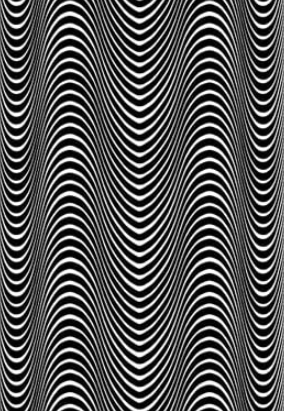
%> input picture Project1/Wavy 1.png, 284 x 411 px
$ octave DIP_MiniProject_Problem2.m   (GNU Octave 9; MATLAB toolbox functions it lacks are replaced by stand-ins)
%> lines starting %> are read from the running program, lines starting %| are printed output that depends on the picture
%Aly and Anshuman
clc;
clear;
close all;

%%%WAVY 1

I = imread("Wavy 1.png");
%> I is the input picture: size 411x284x3 uint8; mean R, G, B 84.1, 84.1, 84.1

figure(1)
subplot(2,3,1),imshow(I);
title("Wavy 1 Original");

f2 = 1/2;
f4 = 1/4;
J = imresize(I,f2);
K = imresize(I,f4);

subplot(2,3,2),imshow(J);
title("Subsampled by 2")
subplot(2,3,3),imshow(K);
title("Subsampled by 4")

%Blockproc function to average 2x2 blocks
fun = @(block_struct) mean(block_struct.data(:),"all");

B = blockproc(I,[2 2],fun);
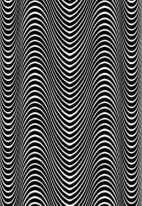
%> B: size 206x142 double; min 0, max 255, mean 84.1
B = uint8(B);
%> B: size 206x142 uint8
subplot(2,3,4),imshow(B)
title("Averaged")

L = imresize(B,f2);
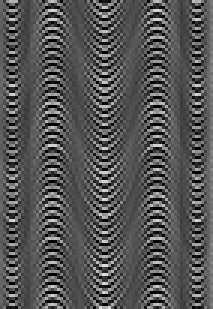
%> L: size 103x71 uint8 (shown 3 times larger); min 0, max 224, mean 84.4
L = uint8(L);
subplot(2,3,5),imshow(L)
title("First Subsample")

K = imresize(L,f2);
%> K: size 52x36 uint8
K = uint8(K);
subplot(2,3,6),imshow(K)
title("Second Subsample")
%montage({I,J,K,B,L,K},"Size",[2 3]);


%%%%WAVY 2
I = imread("Wavy 2.png");
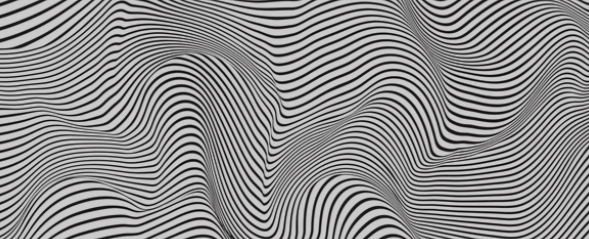
%> input picture Project1/Wavy 2.png, 589 x 239 px
%> I is the input picture: size 239x589x3 uint8; mean R, G, B 141.3, 140.4, 140.7

figure(2)
subplot(2,3,1),imshow(I);
title("Wavy 2 Original");

f2 = 1/2;
f4 = 1/4;
J = imresize(I,f2);
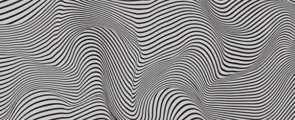
%> J: size 120x295x3 uint8; mean R, G, B 141.3, 140.4, 140.7
K = imresize(I,f4);
%> K: size 60x148x3 uint8

subplot(2,3,2),imshow(J);
title("Subsampled by 2")
subplot(2,3,3),imshow(K);
title("Subsampled by 4")

%Blockproc function to average 2x2 blocks
fun = @(block_struct) mean(block_struct.data(:),"all");

B = blockproc(I,[2 2],fun);
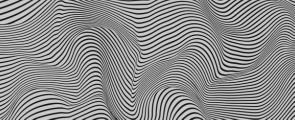
%> B: size 120x295 double; min 16.42, max 204, mean 140.8
B = uint8(B);
%> B: size 120x295 uint8
subplot(2,3,4),imshow(B)
title("Averaged")

L = imresize(B,f2);
%> L: size 60x148 uint8
L = uint8(L);
subplot(2,3,5),imshow(L)
title("First Subsample")

K = imresize(L,f2);
%> K: size 30x74 uint8
K = uint8(K);
subplot(2,3,6),imshow(K)
title("Second Subsample")

%%Art Decor
I = imread("Art Decor.png");
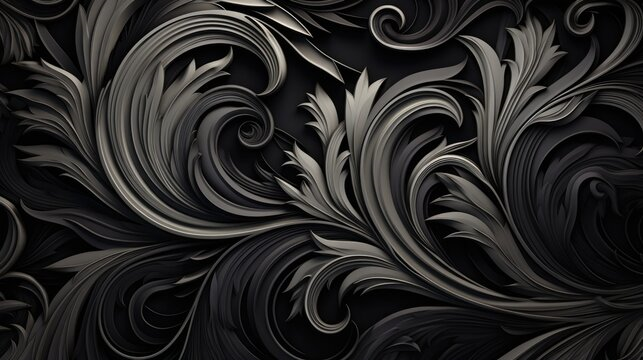
%> input picture Project1/Art Decor.png, 643 x 360 px
%> I is the input picture: size 360x643x3 uint8; mean R, G, B 39.5, 38.4, 37.5

figure(3)
subplot(2,3,1),imshow(I);
title("Art Decor Original");

f2 = 1/2;
f4 = 1/4;
J = imresize(I,f2);
%> J: size 180x322x3 uint8
K = imresize(I,f4);
%> K: size 90x161x3 uint8

subplot(2,3,2),imshow(J);
title("Subsampled by 2")
subplot(2,3,3),imshow(K);
title("Subsampled by 4")

%Blockproc function to average 2x2 blocks
fun = @(block_struct) mean(block_struct.data(:),"all");

B = blockproc(I,[2 2],fun);
%> B: size 180x322 double
B = uint8(B);
%> B: size 180x322 uint8
subplot(2,3,4),imshow(B)
title("Averaged")

L = imresize(B,f2);
%> L: size 90x161 uint8
L = uint8(L);
subplot(2,3,5),imshow(L)
title("First Subsample")

K = imresize(L,f2);
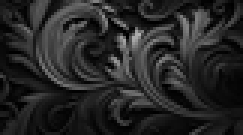
%> K: size 45x81 uint8 (shown 3 times larger); min 0, max 177, mean 38.5
K = uint8(K);
subplot(2,3,6),imshow(K)
title("Second Subsample")
